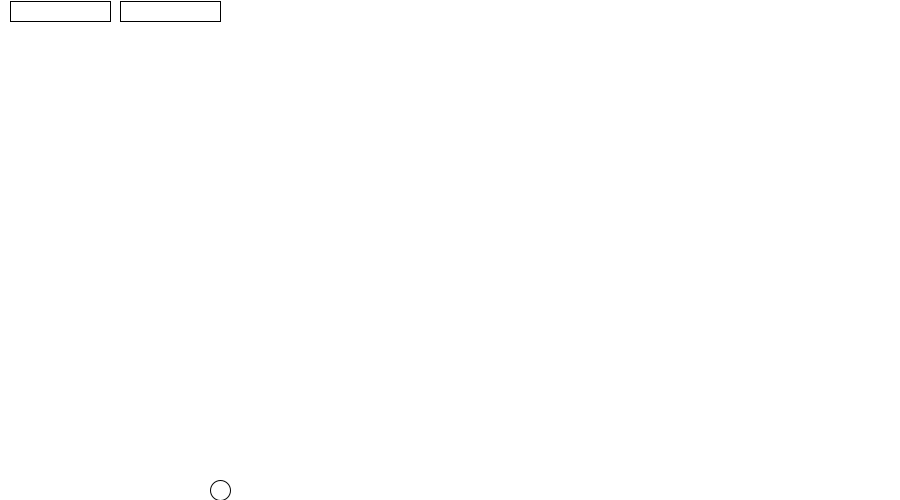
Frame 1 (no input)
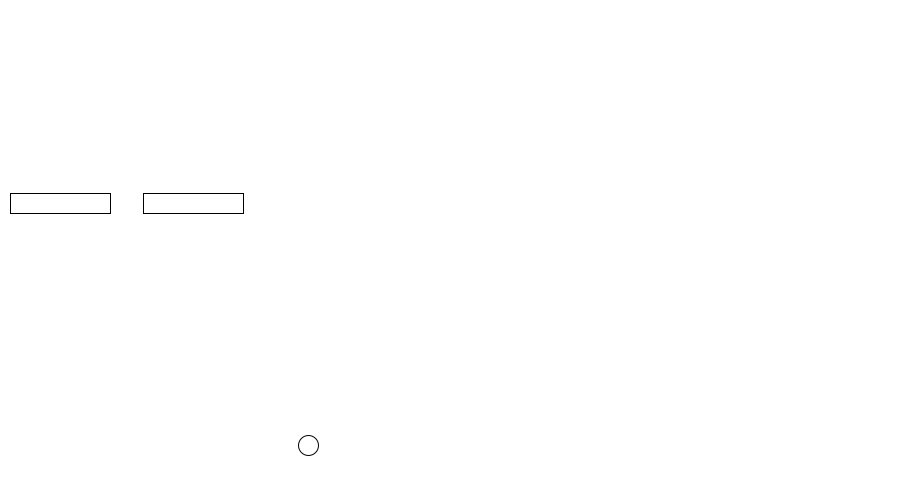
Frame 60 (the mouse pressed at the canvas centre just before this capture)
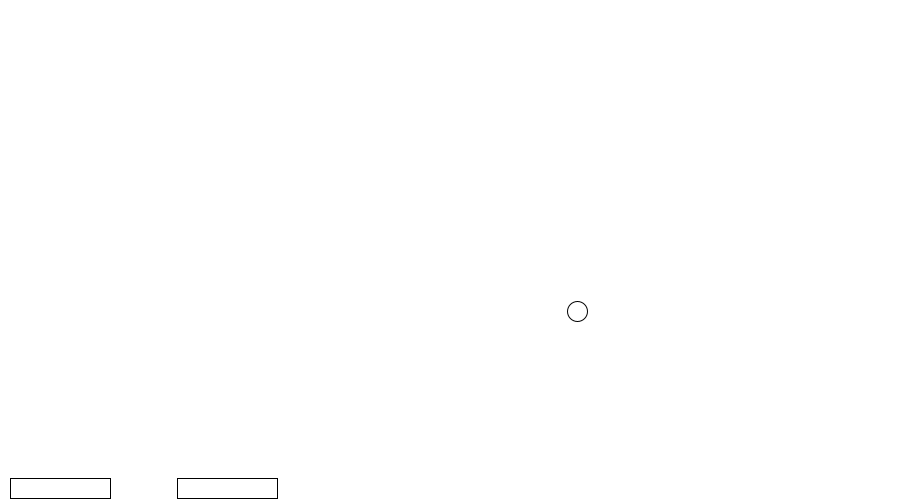
Frame 120 (the mouse held since frame 60 and released just before this capture)

The Processing sketch that drew these frames (run headless with seeded random() and noise(); from frame 60 on, the mouse is pressed at the canvas centre):

// Processing sketch: handson_massesandsprings
// ── handson_massesandsprings.pde
//globals

Particle p1;

float y1,vy1,m1,ry1,ks1;

float m2,ks2;
PVector xy2,v2,r2,f2;


//setup
void setup()
{
  size(900,500);
  ellipseMode(RADIUS);
  
  //p1
  p1 = new Particle(220,height-10,0,0,1,10);
  
  //spring1 - no PVectors  
  m1 = 15.0;
  ks1 = 0.1;
  y1 = 0.0;
  vy1 = 0.0;
  ry1 = 250;
  
  //spring2 - with PVectors
  m2 =15.0;
  ks2 = 0.1;
  xy2 = new PVector(120,0);
  v2 = new PVector();
  r2 = new PVector(150,250);
  f2 = new PVector();
  
}

//draw
void draw()
{
  background(255);
  
  // p3 = single Particle
  p1.display();
  p1.applyForces(0.05,-0.025);
  
  // spring1 - no PVectors
  float f1 = -(ks1 * (y1 - ry1));
  float a1 = f1/m1;
  vy1 = vy1 + a1;
  y1 += vy1;
  rect(10, y1, 100, 20);
  
  
  // spring2 - PVectors
  //float f = -(ks1 * (y1 - ry1));
  f2 = new PVector((xy2.x - r2.x)*ks2*-1, (xy2.y - r2.y)*ks2*-1); //<>//
  PVector a2 = f2.div(m2);
  v2 = v2.add(a2);
  xy2 = xy2.add(v2);
  rect(xy2.x, xy2.y, 100, 20);
   
}

// ── Particle.pde
class Particle 
{
  //Class fields
  PVector xy,v,a;
  float m;
  float r;
  
  Particle(float _x, float _y, float _vx, float _vy, float _m, float _r) 
  {
    xy = new PVector(_x,_y);
    v = new PVector(_vx,_vy);
    a = new PVector(0,0);
    m = _m;
    r = _r;
  }
  void applyForces(float _fx, float _fy) 
  {
    PVector f = new PVector(_fx,_fy);
    a = f.div(m);
    v.add(a);
    xy.add(v);

  }
  void display() 
  {
    ellipse(xy.x, xy.y, r, r);
  }
}
